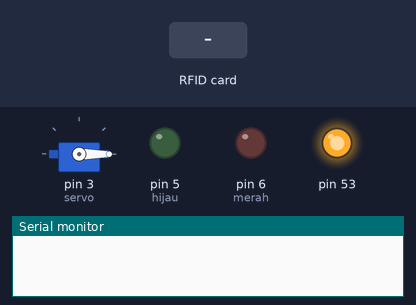
Bench run of a sketch on a simulated Arduino Mega 2560, built with avr-gcc and run on an emulated ATmega2560. On the bench: servo, output pins drawn as LEDs (lit = HIGH), the last lines printed to the serial monitor. The inputs (shaded band) are chosen by the test bench.

Above: at 1.2 s.
1.3 s: RFID card B9 30 07 7F held to the reader
At 2.1 s:
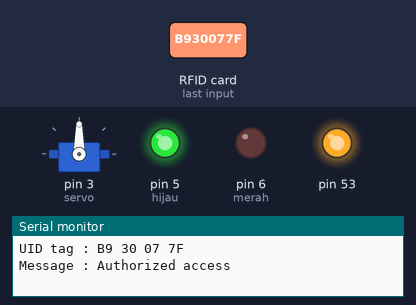
3.8 s: RFID card 5E 7A 19 C4 held to the reader
At 4.3 s:
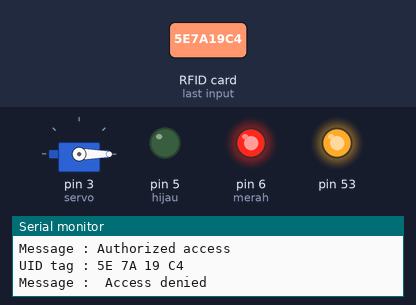
Timing chart, 0 to 6.8 s (numbered marks = the images above; inputs shaded):
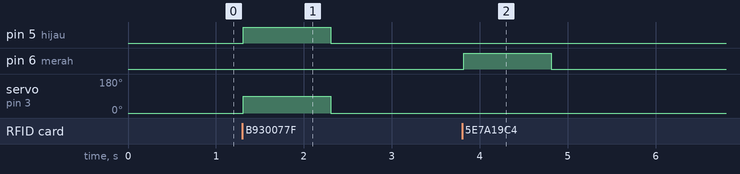

The sketch:

tescok.ino
```cpp
#include <Servo.h>
#include <SPI.h>
#include <MFRC522.h>

#define SS_PIN 48
#define RST_PIN 46
#define hijau 5
#define merah 6
#define servo 3

Servo myservo;
MFRC522 mfrc522(SS_PIN, RST_PIN);   // Create MFRC522 instance.

void setup()
{
  Serial.begin(9600);
  SPI.begin();
  mfrc522.PCD_Init();
  pinMode(hijau,OUTPUT);
  pinMode(merah,OUTPUT);
  myservo.attach(servo);
  myservo.write(0);
}
void loop()
{
  // membaca ID card
  if ( ! mfrc522.PICC_IsNewCardPresent())
  {
    return;
  }
  // memilih salah satu card yang terdeteksi
  if ( ! mfrc522.PICC_ReadCardSerial())
  {
    return;
  }
  //tampilkan ID card di serial monitor
  Serial.print("UID tag :");
  String content= "";
  byte letter;
  for (byte i = 0; i < mfrc522.uid.size; i++)
  {
     Serial.print(mfrc522.uid.uidByte[i] < 0x10 ? " 0" : " ");
     Serial.print(mfrc522.uid.uidByte[i], HEX);
     content.concat(String(mfrc522.uid.uidByte[i] < 0x10 ? " 0" : " "));
     content.concat(String(mfrc522.uid.uidByte[i], HEX));
  }
  Serial.println();
  Serial.print("Message : ");
  content.toUpperCase();
  if (content.substring(1) == "B9 30 07 7F") //ganti dengan ID RFID tag kalian
  {
    Serial.println("Authorized access");
    myservo.write(90);
    digitalWrite(hijau,HIGH);
    delay(1000);
    myservo.write(0);
    digitalWrite(hijau,LOW);
  }
//  else if(content.substring(1) == "4B 5F 69 0A") //ganti dengan ID RFID tag kalian
//  {
//    Serial.println("Authorized access");
//    myservo.write(180);
//    digitalWrite(hijau,HIGH);
//    delay(3000);
//    myservo.write(0);
//    digitalWrite(hijau,LOW);
//  }
 else   {
    Serial.println(" Access denied");
    digitalWrite(merah,HIGH);
    delay(1000);
    digitalWrite(merah,LOW);
  }
}
```

Measured:
- after the input at 1.3 s, pin 5 (hijau): LOW → HIGH at once, → LOW 1.0 s later; servo on pin 3 (servo): 0° → 90° at once, → 0° 1.0 s later
- after the input at 3.8 s, pin 6 (merah): LOW → HIGH at once, → LOW 1.0 s later
